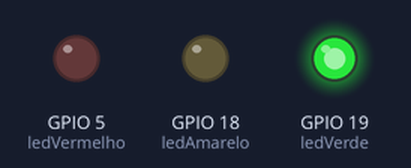
Bench run of a sketch on a simulated ESP32. Parts: output pins drawn as LEDs (lit = HIGH).

Above: at 1.5 s.
At 3.5 s:
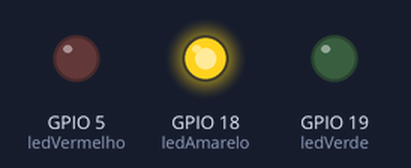
At 5.5 s:
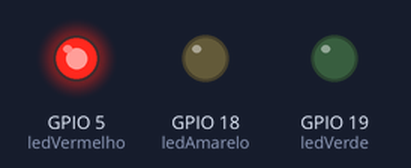
Timing chart, 0 to 9.1 s (numbered marks = the images above):
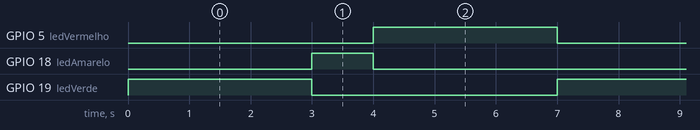

The sketch:

semaforo_millis.ino
```cpp
// =======================================================
// Projeto: Semáforo Inteligente com ESP32
// Versão 2: Controle de tempo usando millis()
// Arquivo: semaforo_millis.ino
//
// Vantagens desta versão:
// - NÃO usa delay()
// - O código NÃO fica bloqueado
// - O ESP32 pode executar várias tarefas ao mesmo tempo
//
// Isso é essencial em projetos IoT, onde precisamos:
// - Ler sensores
// - Enviar dados pela rede
// - Atualizar displays
// - Responder a eventos
// =======================================================


// ------------------------------
// Definição dos pinos dos LEDs
// ------------------------------

// LED verde representa "Siga"
const int ledVerde = 19;

// LED amarelo representa "Atenção"
const int ledAmarelo = 18;

// LED vermelho representa "Pare"
const int ledVermelho = 5;


// --------------------------------------------------
// Variáveis para controle de tempo e estado
// --------------------------------------------------

// Guarda o momento em que o último estado começou
unsigned long tempoAnterior = 0;

// Variável que guarda o estado atual do semáforo
// 0 = Verde
// 1 = Amarelo
// 2 = Vermelho
int estadoSemaforo = 0;


// --------------------------------------------------
// Tempo de cada fase do semáforo (em milissegundos)
// --------------------------------------------------

// 3000 ms = 3 segundos
const long intervaloVerde = 3000;

// 1000 ms = 1 segundo
const long intervaloAmarelo = 1000;

// 3000 ms = 3 segundos
const long intervaloVermelho = 3000;


// --------------------------------------------------
// Função setup()
// Executa apenas uma vez quando o ESP32 inicia
// --------------------------------------------------
void setup() {

  // Configura os pinos como saída
  pinMode(ledVerde, OUTPUT);
  pinMode(ledAmarelo, OUTPUT);
  pinMode(ledVermelho, OUTPUT);

}


// --------------------------------------------------
// Função loop()
// Executa continuamente enquanto o ESP32 estiver ligado
// --------------------------------------------------
void loop() {

  // millis() retorna o tempo (em milissegundos)
  // desde que o ESP32 foi ligado
  unsigned long tempoAtual = millis();


  // =================================================
  // Máquina de Estados do Semáforo
  // =================================================
  // Cada estado representa uma fase do semáforo


  // ==============================
  // ESTADO 0 - Verde (Siga)
  // ==============================
  if (estadoSemaforo == 0) {

    digitalWrite(ledVerde, HIGH);     // Liga o verde
    digitalWrite(ledVermelho, LOW);   // Garante que o vermelho esteja desligado

    // Verifica se já passou o tempo do verde
    if (tempoAtual - tempoAnterior >= intervaloVerde) {

      tempoAnterior = tempoAtual; // Reinicia o cronômetro
      estadoSemaforo = 1;         // Muda para o próximo estado (amarelo)

      digitalWrite(ledVerde, LOW); // Desliga o verde
    }
  }


  // ==============================
  // ESTADO 1 - Amarelo (Atenção)
  // ==============================
  else if (estadoSemaforo == 1) {

    digitalWrite(ledAmarelo, HIGH); // Liga o amarelo

    // Verifica se já passou o tempo do amarelo
    if (tempoAtual - tempoAnterior >= intervaloAmarelo) {

      tempoAnterior = tempoAtual;
      estadoSemaforo = 2; // Vai para o vermelho

      digitalWrite(ledAmarelo, LOW); // Desliga o amarelo
    }
  }


  // ==============================
  // ESTADO 2 - Vermelho (Pare)
  // ==============================
  else if (estadoSemaforo == 2) {

    digitalWrite(ledVermelho, HIGH); // Liga o vermelho

    // Verifica se já passou o tempo do vermelho
    if (tempoAtual - tempoAnterior >= intervaloVermelho) {

      tempoAnterior = tempoAtual;
      estadoSemaforo = 0; // Volta para o verde

      digitalWrite(ledVermelho, LOW); // Desliga o vermelho
    }
  }


  // =================================================
  // O loop continua rodando livremente aqui!
  // =================================================
  // Diferente do delay(), o ESP32 NÃO fica parado.
  //
  // Isso significa que poderíamos aqui:
  //
  // - Ler sensores
  // - Verificar um botão de pedestre
  // - Enviar dados via Wi-Fi
  // - Atualizar um display
  //
  // Tudo ao mesmo tempo!
}


// --------------------------------------------------
// Observações importantes para aula
// --------------------------------------------------

// ✔ Estrutura pronta para adicionar botão de pedestre
// ✔ Não existe travamento do sistema
// ✔ Loop executa milhares de vezes por segundo
// ✔ Técnica muito usada em projetos IoT reais
```

Measured:
- by itself, GPIO 5 (ledVermelho), GPIO 19 (ledVerde): alternates HIGH for 3.0 s and LOW for 4.0 s
- by itself, GPIO 18 (ledAmarelo): alternates HIGH for 1.0 s and LOW for 6.0 s
- by itself, everything shown: repeats every 7.0 s, in 6 steps
